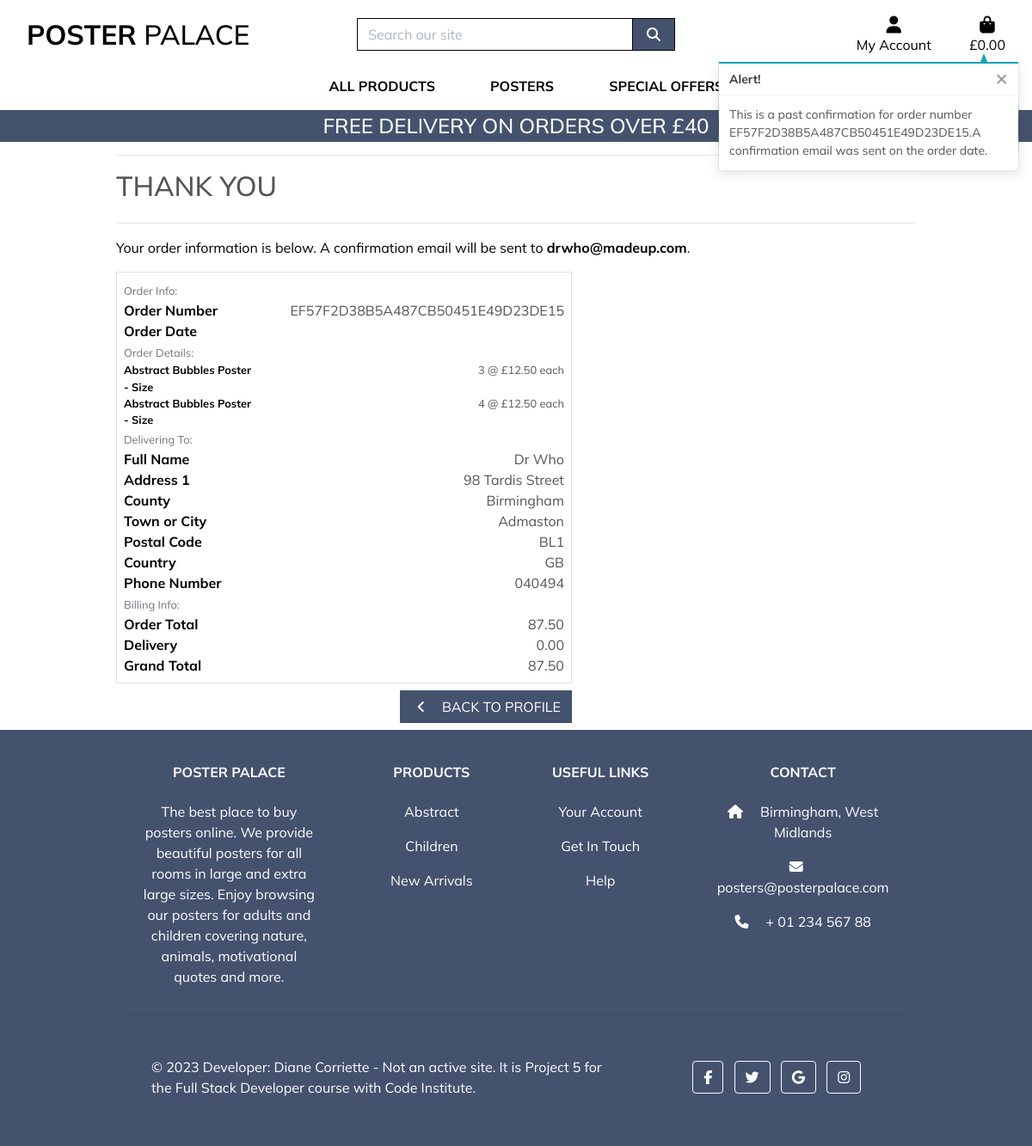
Page /profile/order_history/EF57F2D38B5A487CB50451E49D23DE15 on the committed database.
### checkout/models.py (models this page shows, shortened)
class Order(models.Model):
    order_number = models.CharField(
        max_length=32,
        null=False,
        editable=False
    )
    buyer_profile = models.ForeignKey(
        BuyerProfile,
        on_delete=models.SET_NULL,
        null=True,
        blank=True,
        related_name='orders'
    )
    full_name = models.CharField(
        max_length=50,
        null=False,
        blank=False
    )
    email = models.EmailField(
        max_length=254,
        null=False,
        blank=False
    )
    phone_number = models.CharField(
        max_length=20,
        null=False,
        blank=False
    )
    street_address1 = models.CharField(
        max_length=80,
        null=False,
        blank=False
    )
    street_address2 = models.CharField(
        max_length=80,
        null=True,
        blank=True
    )
    town_or_city = models.CharField(
        max_length=40,
        null=False,
        blank=False
    )
    county = models.CharField(
        max_length=80,
        null=True,
        blank=True
    )
    postcode = models.CharField(
        max_length=20,
        null=True,
        blank=True
    )
    country = CountryField(
        default='GB',
        blank_label="Country *",
        null=False,
        blank=False
    )
    created = models.DateTimeField(
        auto_now_add=True
    )
    updated = models.DateTimeField(
        auto_now=True
    )
    delivery_cost = models.DecimalField(
        max_digits=6,
        decimal_places=2,
        null=False,
        default=0
    )
    order_total = models.DecimalField(
        max_digits=10,
        decimal_places=2,
        null=False,
        default=0
    )
    grand_total = models.DecimalField(
        max_digits=10,
        decimal_places=2,
        null=False,
        default=0
    )
    original_bag = models.TextField(
        null=False,
        blank=False,
        default=''
    )
    stripe_pid = models.CharField(
        max_length=254,
        null=False,
        blank=False,
        default=''
    )
    class Meta:
        ordering = ['-created']
        verbose_name_plural = 'orders'

class OrderLineItem(models.Model):
    order = models.ForeignKey(
        Order,
        null=False,
        blank=False,
        on_delete=models.CASCADE,
        related_name='lineitems'
    )
    product = models.ForeignKey(
        Product,
        null=False,
        blank=False,
        on_delete=models.CASCADE
    )
    product_size = models.CharField(
        max_length=2,
        null=True,
        blank=False
    )  # L, XL
    quantity = models.IntegerField(
        null=False,
        blank=False,
        default=0
    )
    lineitem_total = models.DecimalField(
        max_digits=6,
        decimal_places=2,
        null=False,
        blank=False,
        editable=False
    )

### products/models.py (models this page shows, shortened)
class Product(models.Model):
    sku = models.CharField(max_length=15,
                           default=get_random_string,
                           null=True, blank=True)
    name = models.CharField(max_length=200)
    slug = models.SlugField(max_length=200, unique=True)
    image = models.ImageField(null=True, blank=True)
    description = models.TextField(blank=True)
    sizes = models.BooleanField(default=False, null=True, blank=True)
    price = models.DecimalField(default=9.95, max_digits=8, decimal_places=2)
    category = models.ForeignKey('Category', null=True,
                                 blank=True, on_delete=models.SET_NULL)
    available = models.BooleanField(default=True)
    rating = models.DecimalField(max_digits=7, decimal_places=2,
                                 null=True, blank=True)
    created = models.DateTimeField(auto_now_add=True)
    updated = models.DateTimeField(auto_now=True)

### profiles/views.py (the view)
def order_history(request, order_number):
    order = get_object_or_404(Order, order_number=order_number)
    messages.info(request, (
        f'This is a past confirmation for order number {order_number}.'
        'A confirmation email was sent on the order date.'
    ))
    template = 'checkout/checkout_success.html'
    context = {
        'order': order,
        'from_profile': True,
    }
    return render(request, template, context)

### bag/contexts.py (called while the page is built, shortened)
def bag_contents(request):
    bag_items = []
    total = 0
    product_count = 0
    bag = request.session.get('bag', {})
    if total < settings.FREE_DELIVERY_THRESHOLD:
        delivery = total * Decimal(settings.STANDARD_DELIVERY_PERCENTAGE / 100)
        free_delivery_delta = settings.FREE_DELIVERY_THRESHOLD - total
    else:
        delivery = 0
        free_delivery_delta = 0
    grand_total = delivery + total
    context = {
        'bag_items': bag_items,
        'total': total,
        'product_count': product_count,
        'delivery': delivery,
        'free_delivery_delta': free_delivery_delta,
        'free_delivery_threshold': settings.FREE_DELIVERY_THRESHOLD,
        'grand_total': grand_total,
    }
    return context

### checkout/templates/checkout/checkout_success.html (shortened to what this page needs)
{% extends "base.html" %}
{% load static %}
{% block extra_css %}
    <link rel="stylesheet" href="{% static 'checkout/css/checkout.css' %}">
{% endblock %}
{% block page_header %}
    <div class="container header-container">
    </div>
{% endblock %}
{% block content %}
    <div class="overlay"></div>
    <div class="container">
        <div class="row">
            <div class="col">
                <hr>
                <h2 class="logo-font mb-4">Thank You</h2>
                <hr>
                <p class="text-black">Your order information is below. A confirmation email will be sent to <strong>{{ order.email }}</strong>.</p>
            </div>
        </div>
        <div class="row">
            <div class="col-12 col-lg-7">
                <div class="order-confirmation-wrapper p-2 border">
                    <div class="row">
                        <div class="col">
                            <small class="text-muted">Order Info:</small>
                        </div>
                    </div>
                    <div class="row">
                        <div class="col-12 col-md-4">
                            <p class="mb-0 text-black font-weight-bold">Order Number</p>
                        </div>
                        <div class="col-12 col-md-8 text-md-right">
                            <p class="mb-0">{{ order.order_number }}</p>
                        </div>
                    </div>
                    <div class="row">
                        <div class="col-12 col-md-4">
                            <p class="mb-0 text-black font-weight-bold">Order Date</p>
                        </div>
                        <div class="col-12 col-md-8 text-md-right">
                        </div>
                    </div>
                    <div class="row">
                        <div class="col">
                            <small class="text-muted">Order Details:</small>
                        </div>
                    </div>
                    {% for item in order.lineitems.all %}
                    <div class="row">
                        <div class="col-12 col-md-4">
                            <p class="small mb-0 text-black font-weight-bold">
                                {{ item.product.name }} - Size {{ item.product.size }}
                            </p>
                        </div>
                        <div class="col-12 col-md-8 text-md-right">
                            <p class="small mb-0">{{ item.quantity }} {{ item.size }} @ &#163;{{ item.product.price }} each</p>
                        </div>
                    </div>
                    {% endfor %}
                    <div class="row">
                        <div class="col">
                            <small class="text-muted">Delivering To:</small>
                        </div>
                    </div>
                    <div class="row">
                        <div class="col-12 col-md-4">
                            <p class="mb-0 text-black font-weight-bold">Full Name</p>
                        </div>
                        <div class="col-12 col-md-8 text-md-right">
                            <p class="mb-0">{{ order.full_name }}</p>
                        </div>
                    </div>
                    <div class="row">
                        <div class="col-12 col-md-4">
                            <p class="mb-0 text-black font-weight-bold">Address 1</p>
                        </div>
                        <div class="col-12 col-md-8 text-md-right">
                            <p class="mb-0">{{ order.street_address1 }}</p>
                        </div>
                    </div>
                    {% if order.county %}
                    <div class="row">
                        <div class="col-12 col-md-4">
                            <p class="mb-0 text-black font-weight-bold">County</p>
                        </div>
                        <div class="col-12 col-md-8 text-md-right">
                            <p class="mb-0">{{ order.county }}</p>
                        </div>
                    </div>
                    {% endif %}
                    <div class="row">
                        <div class="col-12 col-md-4">
                            <p class="mb-0 text-black font-weight-bold">Town or City</p>
                        </div>
                        <div class="col-12 col-md-8 text-md-right">
                            <p class="mb-0">{{ order.town_or_city }}</p>
                        </div>
                    </div>
                    {% if order.postcode %}
                    <div class="row">
                        <div class="col-12 col-md-4">
                            <p class="mb-0 text-black font-weight-bold">Postal Code</p>
                        </div>
                        <div class="col-12 col-md-8 text-md-right">
                            <p class="mb-0">{{ order.postcode }}</p>
                        </div>
                    </div>
                    {% endif %}
                    <div class="row">
                        <div class="col-12 col-md-4">
                            <p class="mb-0 text-black font-weight-bold">Country</p>
                        </div>
                        <div class="col-12 col-md-8 text-md-right">
                            <p class="mb-0">{{ order.country }}</p>
                        </div>
                    </div>
                    <div class="row">
                        <div class="col-12 col-md-4">
                            <p class="mb-0 text-black font-weight-bold">Phone Number</p>
                        </div>
                        <div class="col-12 col-md-8 text-md-right">
                            <p class="mb-0">{{ order.phone_number }}</p>
                        </div>
                    </div>
                    <div class="row">
                        <div class="col">
                            <small class="text-muted">Billing Info:</small>
                        </div>
                    </div>
                    <div class="row">
                        <div class="col-12 col-md-4">
                            <p class="mb-0 text-black font-weight-bold">Order Total</p>
                        </div>
                        <div class="col-12 col-md-8 text-md-right">
                            <p class="mb-0">{{ order.order_total }}</p>
                        </div>
                    </div>
                    <div class="row">
                        <div class="col-12 col-md-4">
                            <p class="mb-0 text-black font-weight-bold">Delivery</p>
                        </div>
                        <div class="col-12 col-md-8 text-md-right">
                            <p class="mb-0">{{ order.delivery_cost }}</p>
                        </div>
                    </div>
                    <div class="row">
                        <div class="col-12 col-md-4">
                            <p class="mb-0 text-black font-weight-bold">Grand Total</p>
                        </div>
                        <div class="col-12 col-md-8 text-md-right">
                            <p class="mb-0">{{ order.grand_total }}</p>
                        </div>
                    </div>
                </div>
            </div>
        </div>
        <div class="row">
			<div class="col-12 col-lg-7 text-right">
                {% if from_profile %}
                    <a href="{% url 'profile' %}" class="btn btn-black rounded-0 my-2">
                        <span class="icon mr-2">
                            <i class="fas fa-angle-left"></i>
                        </span>
                        <span class="text-uppercase">Back to Profile</span>
                    </a>
                {% endif %}
			</div>
		</div>
    </div>
{% endblock %}

### static/css/style.css (style rules this page uses)
body { color: #555; font-family: 'Mulish', sans-serif; height: 100vh; }
.icon { align-items: center; display: inline-flex; justify-content: center; height: 1.5rem; width: 1.5rem; }
.logo-font { text-transform: uppercase; }
.btn-black { background: #45526e; color: white; }
.text-black { color: #000 !important; }
.overlay { height: 100%; width: 100%; top: 0; left: 0; position: fixed; background: white; z-index: -1; }
@media (min-width: 1200px) { .container { max-width: 80%; } }
@media (min-width: 992px) { .header-container { padding-top: 164px; } }

### rows in the picture
Order: email "drwho@madeup.com", order_number "EF57F2D38B5A487CB50451E49D23DE15", full_name "Dr Who", street_address1 "98 Tardis Street", county "Birmingham", town_or_city "Admaston", postcode "BL1", country "GB", phone_number "040494", order_total "87.50", delivery_cost "0.00", grand_total "87.50"
OrderLineItem: product.name "Abstract Bubbles Poster", quantity "3", product.price "12.50"
OrderLineItem: product.name "Abstract Bubbles Poster", quantity "4", product.price "12.50"

### other values in the picture
{{ free_delivery_threshold }} "40"
{{ message }} "This is a past confirmation for order number EF57F2D38B5A487CB50451E49D23DE15.A confirmation email was sent on the order date."
